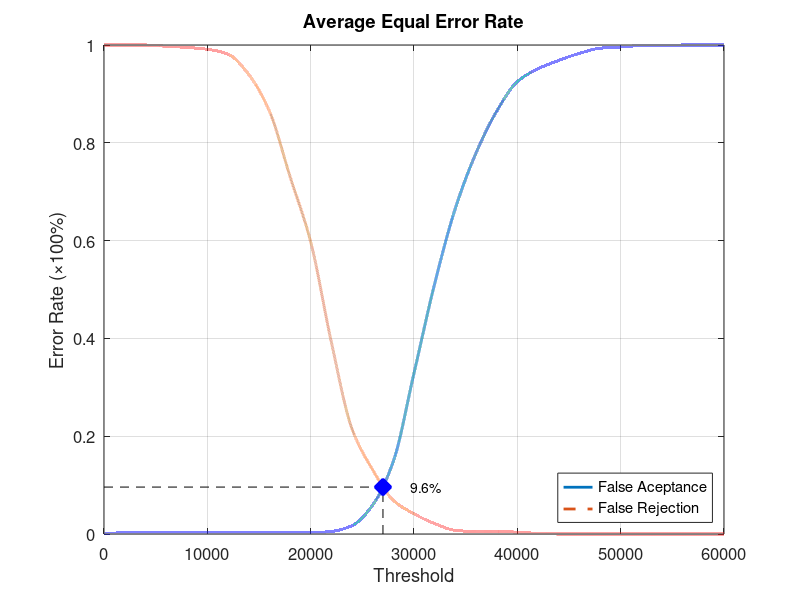
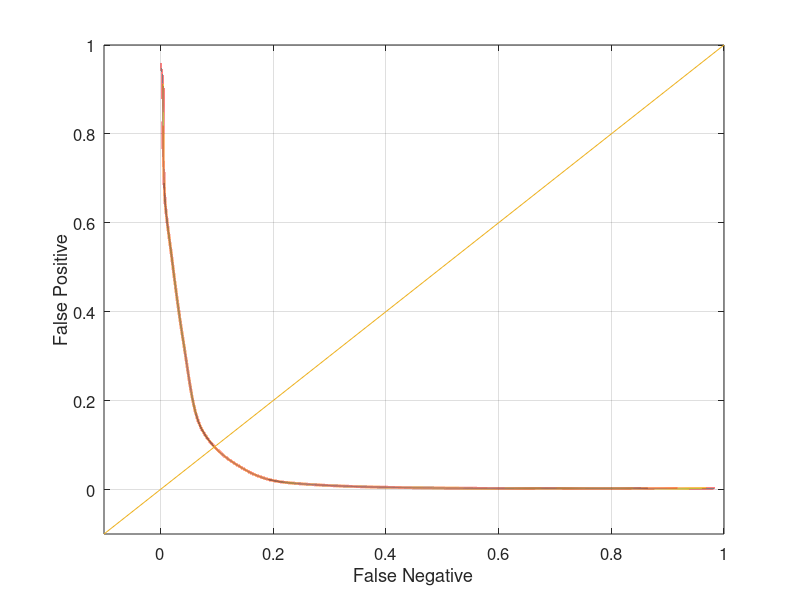

These figures' MATLAB source, in order:
function yEER = Experiment2Average
close all;
clear;
clc;
x = 0:2000:60000;
xq = 0:0.5:60000;

y0 = [0 0.00263158 0.00263158 0.00263158 0.00263158 0.00263158 0.00263158 0.00263158 0.00263158 0.00263158 0.00263158 0.00526316 0.0171053 0.0592105 0.148684 0.328947 0.511842 0.665789 0.778947 0.864474 0.925 0.951316 0.968421 0.982895 0.993421 0.996053 0.998684 0.998684 1 1 1];
yy0 = interp1(x, y0, xq, 'pchip');
y1 = [1 1 1 0.9975 0.995 0.99125 0.98125 0.94 0.865 0.73125 0.5975 0.3925 0.215 0.13125 0.06875 0.04125 0.02125 0.0075 0.005 0.005 0.00375 0.00125 0 0 0 0 0 0 0 0 0];
yy1 = interp1(x, y1, xq, 'pchip');

% Calculating EER: 
y2 = abs(y0 - y1);
find(y2 == min(y2))
yy2 = abs(yy0 - yy1);
xEER = find(yy2 == min(yy2));
xEERIndex = xq(xEER) % X-axis EER
yEER = yy0(xEER) % Y-axis EER

main = figure
plot(xq, yy0,'-','LineWidth', 2);	hold on
plot(xq, yy1,'--','LineWidth', 2);	hold on
plot([xEERIndex xEERIndex], [0 yEER], 'k--');	hold on
plot([0 xEERIndex], [yEER yEER], 'k--');	hold on
plot(xEERIndex, yEER, 'bx', 'LineWidth', 10);	hold on
text(xEERIndex + 10 * xEERIndex / 100, yEER, [num2str(round((10000 * yEER)) / 100) '%'])
legend('False Aceptance', 'False Rejection', 'Location', 'SouthEast')
xlabel('Threshold')
ylabel('Error Rate (\times100%)')
title('Average Equal Error Rate')
set(gca, 'FontSize', 12)
axis([0 60000 0 1])
grid on

print(main, 'Experiment2AverageMain', '-dpng');
FNRxFPR = figure('Color', [1 1 1]);
plot(yy1, yy0, '-', yy1, yy0, 'LineWidth', 2);
hold on
y = -0.1:0.1:1
plot(y, y); 
set(gca, 'FontSize', 12)
xlabel('False Negative')
ylabel('False Positive')
axis([-0.1 1 -0.1 1])
set(gca, 'FontSize', 12)
grid on

print(FNRxFPR, 'Experiment2AverageFNRxFPR','-dpng');
end
